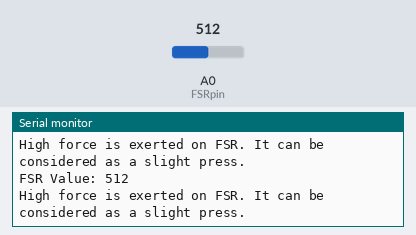
Bench run of a sketch on a simulated Arduino Uno, built with avr-gcc and run on an emulated ATmega328P. Shown: the last lines printed to the serial monitor. The test bench sets the inputs (shaded band); at power-on: A0 (FSRpin) = 512.

Above: at 1.3 s.
1.4 s: A0 (FSRpin) set to 610
At 2.0 s:
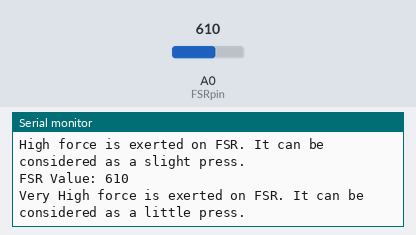
3.6 s: A0 (FSRpin) set to 810
At 4.1 s:
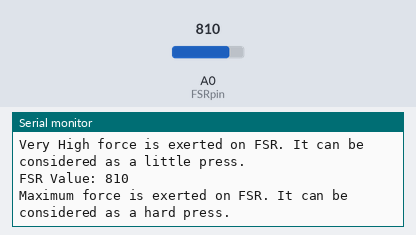
5.7 s: A0 (FSRpin) set to 390
At 6.2 s:
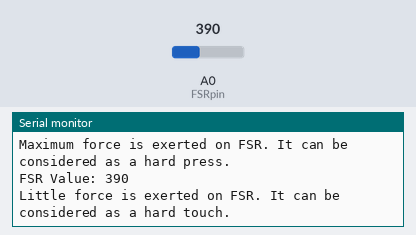
7.8 s: A0 (FSRpin) set to 190
At 8.3 s:
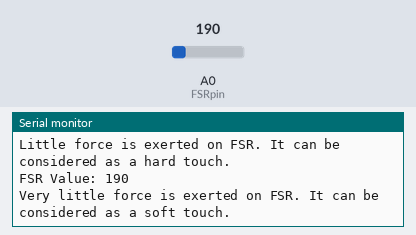
9.9 s: A0 (FSRpin) set to 0
At 10.34 s:
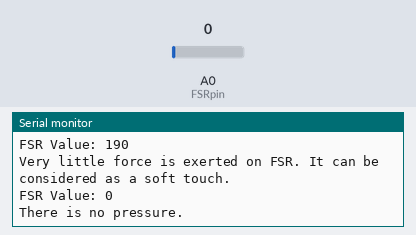
Timing chart, 0 to 12.9 s (numbered marks = the images above; inputs shaded):
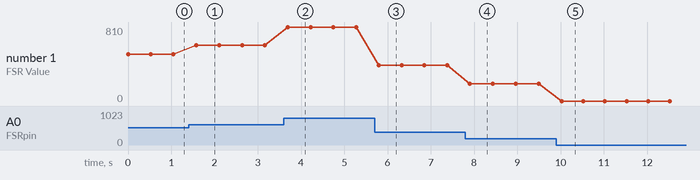

Measured:
- after the input at 1.4 s, the serial monitor: prints a new line after 0.18 s (image 1)
- after the input at 3.6 s, the serial monitor: prints a new line after 0.10 s (image 2)
- after the input at 5.7 s, the serial monitor: prints a new line after 0.10 s (image 3)
- after the input at 7.8 s, the serial monitor: prints a new line after 0.10 s (image 4)
- after the input at 9.9 s, the serial monitor: prints a new line after 0.12 s (image 5)
- plotted number 1: 512 → 610 after the input at 1.4 s, 610 → 810 after the input at 3.6 s, 810 → 390 after the input at 5.7 s, 390 → 190 after the input at 7.8 s, 190 → 0 after the input at 9.9 s

The sketch:

FSR.ino
```cpp
int FSRpin = A0; // Initialize the FSR pin
int FSRvalue; // Variable to store the FSR value

void setup() {
  Serial.begin(9600); //Start the Serial communication
  pinMode(FSRpin,INPUT); //Set the mode of FSR as INPUT
}

void loop() {
  FSRvalue = analogRead(FSRpin); //Read the FSR values
  Serial.print("FSR Value: "); //Print the FSR values
  Serial.println(FSRvalue);

  // Interpret the FSR values
  if(FSRvalue == 0)
    Serial.println("There is no pressure. \n");
  else if(FSRvalue < 200)
    Serial.println("Very little force is exerted on FSR. It can be considered as a soft touch. \n");
  else if(FSRvalue < 400)
    Serial.println("Little force is exerted on FSR. It can be considered as a hard touch. \n");
  else if(FSRvalue < 600)
    Serial.println("High force is exerted on FSR. It can be considered as a slight press. \n");
  else if(FSRvalue < 800)
    Serial.println("Very High force is exerted on FSR. It can be considered as a little press. \n");
  else
    Serial.println("Maximum force is exerted on FSR. It can be considered as a hard press. \n");

  delay(500);
}
```
